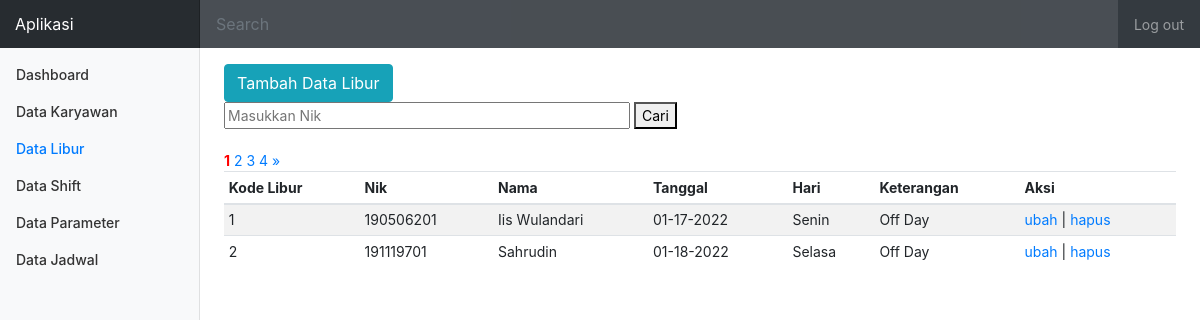
/libur.php (signed in), run on the app's committed database.
### tables this page shows
CREATE TABLE `libur` (
  `kd_libur` int(10) NOT NULL,
  `nik` int(10) NOT NULL,
  `nama_karyawan` varchar(100) NOT NULL,
  `tanggal` date NOT NULL,
  `hari` varchar(7) NOT NULL,
  `keterangan` varchar(50) NOT NULL
);

### libur.php (the view, shortened to what this page needs)
<?php
require 'koneksi.php';
$jumlahDataPerHalaman = 2;
$result_halaman = (mysqli_query($kon, "SELECT * FROM libur"));
$jumlahData = mysqli_num_rows($result_halaman);
$jumlahHalaman = ceil($jumlahData / $jumlahDataPerHalaman);
if( isset($_GET['halaman'])){
	$halamanAktif = $_GET['halaman'];
}else{
	$halamanAktif = 1;
}
$awalData = ($jumlahDataPerHalaman * $halamanAktif) - $jumlahDataPerHalaman ;
if( isset($_POST['cari'])) {
	$cari = $_POST['keyword'];
} else {
	$cari = '';
}
$result = mysqli_query($kon, "SELECT * FROM libur WHERE kd_libur LIKE '%$cari%' OR nik LIKE '%$cari%' LIMIT $awalData,$jumlahDataPerHalaman");
?>
<!doctype html>
<html lang="en">
<head>
    <link rel="stylesheet" href="asset/css/bootstrap.min.css">
    <link rel="stylesheet" href="asset/css/dashboard.css">
</head>
<body>
    <nav class="navbar navbar-dark sticky-top bg-dark flex-md-nowrap p-0">
        <a class="navbar-brand col-sm-3 col-md-2 mr-0" href="#">Aplikasi</a>
        <input class="form-control form-control-dark w-100" type="text" placeholder="Search" aria-label="Search">
        <ul class="navbar-nav px-3">
            <li class="nav-item text-nowrap">
                <a class="nav-link" href="logout.php">Log out</a>
            </li>
        </ul>
    </nav>
    <div class="container-fluid">
        <div class="row">
            <nav class="col-md-2 d-none d-md-block bg-light sidebar">
                <div class="sidebar-sticky">
                    <ul class="nav flex-column">
                        <li class="nav-item">
                            <a class="nav-link " href="index.php">
                                Dashboard <span class="sr-only">(current)</span>
                            </a>
                        </li>
                        <li class="nav-item">
                            <a class="nav-link" href="karyawan.php">
                                Data Karyawan
                            </a>
                        </li>
                        <li class="nav-item">
                            <a class="nav-link active" href="libur.php">
                                Data Libur
                            </a>
                        </li>
                        <li class="nav-item">
                            <a class="nav-link" href="shift.php">
                                Data Shift
                            </a>
                        </li>
                        <li class="nav-item">
                            <a class="nav-link" href="parameter_ubah.php">
                                Data Parameter
                            </a>
                        </li>
                        <li class="nav-item">
                            <a class="nav-link" href="jadwal.php">
                                Data Jadwal
                            </a>
                        </li>
                    </ul>
                </div>
            </nav>
            <main role="main" class="col-md-9 ml-sm-auto col-lg-10 pt-3 px-4">
                <div class="row">
                    <div class="col-md-12">
                        <a href="libur_tambah.php" class="btn btn-info">Tambah Data Libur</a>
                        <form action="" method="Post">
							<input type="text" name="keyword" size="40" autofocus="" placeholder="Masukkan Nik" autocomplete="off">
							<button type="submit" name="cari">Cari</button>
						</form>
                        <br>
                        <?php for($i = 1; $i <= $jumlahHalaman; $i++) : ?>
                            <?php if($i == $halamanAktif) : ?>
                                <a href="?halaman=<?= $i; ?>" style="font-weight: bold; color:red;"><?= $i; ?></a>
                                <?php else : ?>
                                    <a href="?halaman=<?= $i; ?>"><?= $i; ?></a>
                                <?php endif; ?>
                            <?php endfor; ?>
                            <?php if ($halamanAktif < $jumlahHalaman) : ?>
                        <a href="?halaman=<?= $halamanAktif + 1; ?>">&raquo;</a>
                        <?php endif; ?>
                    </div>
                    <div class="col-md-12">
                    <div class="table-responsive">
                    <table class="table table-striped table-sm">
                        <thead>
                            <tr>
								<th>Kode Libur</th>
								<th>Nik</th>
								<th>Nama</th>
								<th>Tanggal</th>
								<th>Hari</th>
								<th>Keterangan</th>
								<th>Aksi</th>
                            </tr>
                        </thead>
                        <tbody>
						<?php
						if(mysqli_num_rows($result)){
						while( $row = mysqli_fetch_assoc($result)) {
						?>
								<tr>
									<td><?= $row["kd_libur"]; ?></td>
									<td><?= $row["nik"]; ?></td>
									<td><?= $row["nama_karyawan"]; ?></td>
									<td><?= date('m-d-Y', strtotime($row["tanggal"])) ?></td>
									<td><?= $row["hari"]; ?></td>
									<td><?= $row["keterangan"]; ?></td>
									<td>
										<a href="libur_ubah.php?kd_libur=<?= $row["kd_libur"]; ?>">ubah</a> |
										<a href="libur_hapus.php?kd_libur=<?= $row["kd_libur"]; ?>" onclick="return confirm('yakin ?')">hapus</a>
									</td>
								</tr>
							<?php  }}else{
								echo '<tr><td colspan="6" align="center"><i>Data Tidak Ditemukan</i></td></tr>';
							} ?>
                        </tbody>
                    </table>
                </div>
                    </div>
                </div>
            </main>
        </div>
    </div>
</body>
</html>

### asset/css/dashboard.css (style rules this page uses)
body { font-size: .875rem; }
.sidebar { position: fixed; top: 0; bottom: 0; left: 0; z-index: 100; padding: 0; box-shadow: inset -1px 0 0 rgba(0, 0, 0, .1); }
.sidebar-sticky { position: -webkit-sticky; position: sticky; top: 48px; height: calc(100vh - 48px); padding-top: .5rem; overflow-x: hidden; overflow-y: auto; }
.sidebar .nav-link { font-weight: 500; color: #333; }
.sidebar .nav-link.active { color: #007bff; }
.navbar-brand { padding-top: .75rem; padding-bottom: .75rem; font-size: 1rem; background-color: rgba(0, 0, 0, .25); box-shadow: inset -1px 0 0 rgba(0, 0, 0, .25); }
.navbar .form-control { padding: .75rem 1rem; border-width: 0; border-radius: 0; }
.form-control-dark { color: #fff; background-color: rgba(255, 255, 255, .1); border-color: rgba(255, 255, 255, .1); }

### data on the page
libur: kd_libur "1", nik "190506201", nama_karyawan "Iis Wulandari", tanggal "01-17-2022", hari "Senin", keterangan "Off Day"
libur: kd_libur "2", nik "191119701", nama_karyawan "Sahrudin", tanggal "01-18-2022", hari "Selasa", keterangan "Off Day"
